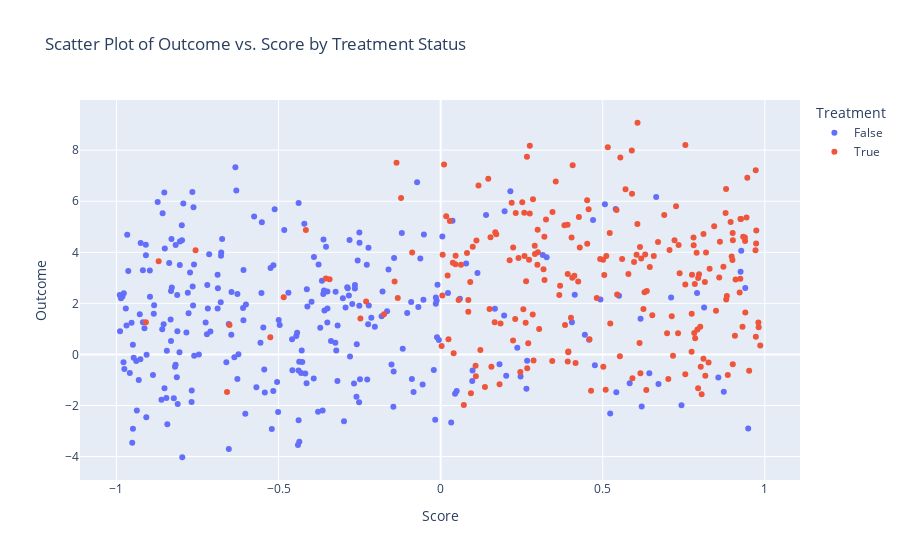

Notebook code for this chart:
### Code cell
fig = px.scatter(
    x=df['score'],
    y=df['y'],
    color=df['d'].astype(bool),
    labels={
        "x": "Score",   
        "y": "Outcome",
        "color": "Treatment"
    },
    title="Scatter Plot of Outcome vs. Score by Treatment Status"
)

fig.update_layout(
    xaxis_title="Score",
    yaxis_title="Outcome"
)
fig.show()

### Figure 1 — Plotly figure (JSON) as saved in the notebook; plotly's stock layout.template omitted (floating-point values rounded to 4 significant figures; data arrays with more than 128 entries replaced by an {"elided": "..."} marker saying what was removed)
{"data": [{"hovertemplate": "Treatment=False<br>Score=%{x}<br>Outcome=%{y}<extra></extra>", "legendgroup": "False", "marker": {"color": "#636efa", "symbol": "circle"}, "mode": "markers", "name": "False", "orientation": "v", "showlegend": true, "type": "scatter", "x": {"elided": "275 float values"}, "xaxis": "x", "y": {"elided": "275 float values"}, "yaxis": "y"}, {"hovertemplate": "Treatment=True<br>Score=%{x}<br>Outcome=%{y}<extra></extra>", "legendgroup": "True", "marker": {"color": "#EF553B", "symbol": "circle"}, "mode": "markers", "name": "True", "orientation": "v", "showlegend": true, "type": "scatter", "x": {"elided": "225 float values"}, "xaxis": "x", "y": {"elided": "225 float values"}, "yaxis": "y"}], "layout": {"legend": {"title": {"text": "Treatment"}, "tracegroupgap": 0}, "title": {"text": "Scatter Plot of Outcome vs. Score by Treatment Status"}, "xaxis": {"anchor": "y", "domain": [0, 1], "title": {"text": "Score"}}, "yaxis": {"anchor": "x", "domain": [0, 1], "title": {"text": "Outcome"}}}}
